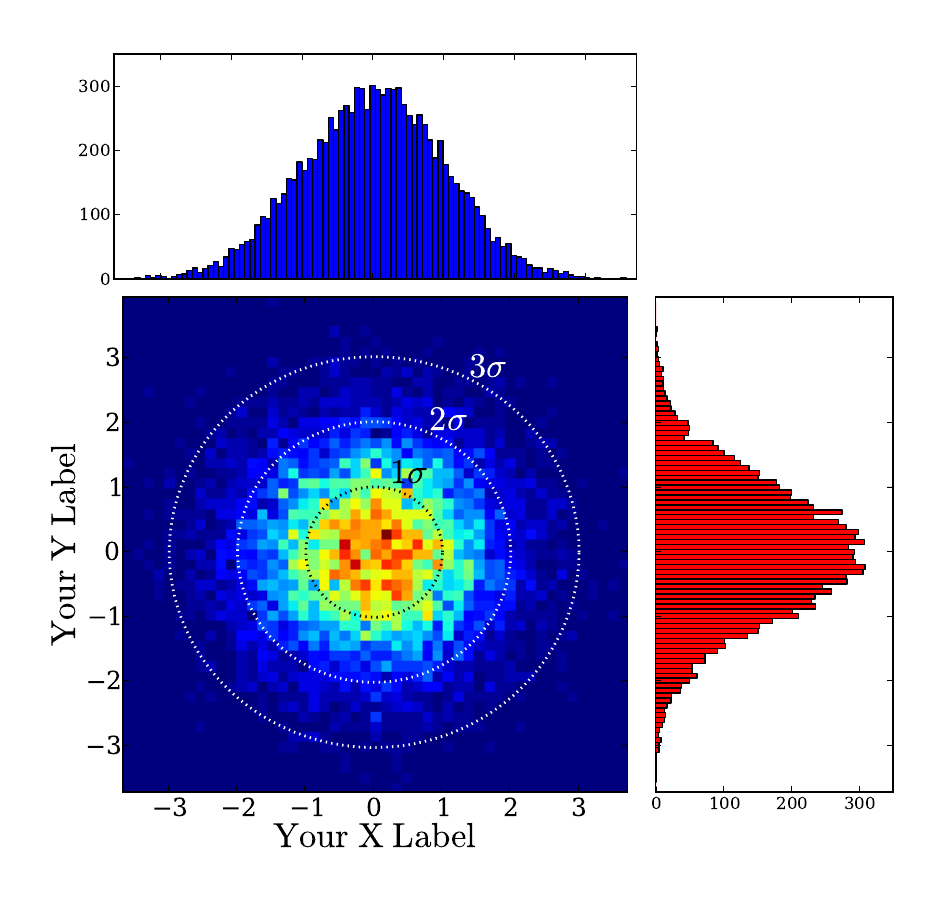

Python code for this plot:
import numpy as np
import matplotlib.pyplot as plt
from matplotlib.ticker import NullFormatter, MaxNLocator
from numpy import linspace
plt.ion()
 
# Define a function to make the ellipses
def ellipse(ra,rb,ang,x0,y0,Nb=100):
    xpos,ypos=x0,y0
    radm,radn=ra,rb
    an=ang
    co,si=np.cos(an),np.sin(an)
    the=linspace(0,2*np.pi,Nb)
    X=radm*np.cos(the)*co-si*radn*np.sin(the)+xpos
    Y=radm*np.cos(the)*si+co*radn*np.sin(the)+ypos
    return X,Y
 
# Define the x and y data 
# For example just using random numbers
x = np.random.randn(10000)
y = np.random.randn(10000)
 
# Set up default x and y limits
xlims = [min(x),max(x)]
ylims = [min(y),max(y)]
 
# Set up your x and y labels
xlabel = '$\mathrm{Your\\ X\\ Label}$'
ylabel = '$\mathrm{Your\\ Y\\ Label}$'
 
# Define the locations for the axes
left, width = 0.12, 0.55
bottom, height = 0.12, 0.55
bottom_h = left_h = left+width+0.02
 
# Set up the geometry of the three plots
rect_temperature = [left, bottom, width, height] # dimensions of temp plot
rect_histx = [left, bottom_h, width, 0.25] # dimensions of x-histogram
rect_histy = [left_h, bottom, 0.25, height] # dimensions of y-histogram
 
# Set up the size of the figure
fig = plt.figure(1, figsize=(9.5,9))
 
# Make the three plots
axTemperature = plt.axes(rect_temperature) # temperature plot
axHistx = plt.axes(rect_histx) # x histogram
axHisty = plt.axes(rect_histy) # y histogram
 
# Remove the inner axes numbers of the histograms
nullfmt = NullFormatter()
axHistx.xaxis.set_major_formatter(nullfmt)
axHisty.yaxis.set_major_formatter(nullfmt)
 
# Find the min/max of the data
xmin = min(xlims)
xmax = max(xlims)
ymin = min(ylims)
ymax = max(y)
 
# Make the 'main' temperature plot
# Define the number of bins
nxbins = 50
nybins = 50
nbins = 100
 
xbins = linspace(start = xmin, stop = xmax, num = nxbins)
ybins = linspace(start = ymin, stop = ymax, num = nybins)
xcenter = (xbins[0:-1]+xbins[1:])/2.0
ycenter = (ybins[0:-1]+ybins[1:])/2.0
aspectratio = 1.0*(xmax - 0)/(1.0*ymax - 0)
 
H, xedges,yedges = np.histogram2d(y,x,bins=(ybins,xbins))
X = xcenter
Y = ycenter
Z = H
 
# Plot the temperature data
cax = (axTemperature.imshow(H, extent=[xmin,xmax,ymin,ymax],
       interpolation='nearest', origin='lower',aspect=aspectratio))
 
# Plot the temperature plot contours
contourcolor = 'white'
xcenter = np.mean(x)
ycenter = np.mean(y)
ra = np.std(x)
rb = np.std(y)
ang = 0
 
X,Y=ellipse(ra,rb,ang,xcenter,ycenter)
axTemperature.plot(X,Y,"k:",ms=1,linewidth=2.0)
axTemperature.annotate('$1\\sigma$', xy=(X[15], Y[15]), xycoords='data',xytext=(10, 10),
                       textcoords='offset points', horizontalalignment='right',
                       verticalalignment='bottom',fontsize=25)
 
X,Y=ellipse(2*ra,2*rb,ang,xcenter,ycenter)
axTemperature.plot(X,Y,"k:",color = contourcolor,ms=1,linewidth=2.0)
axTemperature.annotate('$2\\sigma$', xy=(X[15], Y[15]), xycoords='data',xytext=(10, 10),
                       textcoords='offset points',horizontalalignment='right',
                       verticalalignment='bottom',fontsize=25, color = contourcolor)
 
X,Y=ellipse(3*ra,3*rb,ang,xcenter,ycenter)
axTemperature.plot(X,Y,"k:",color = contourcolor, ms=1,linewidth=2.0)
axTemperature.annotate('$3\\sigma$', xy=(X[15], Y[15]), xycoords='data',xytext=(10, 10),
                       textcoords='offset points',horizontalalignment='right',
                       verticalalignment='bottom',fontsize=25, color = contourcolor)
 
#Plot the axes labels
axTemperature.set_xlabel(xlabel,fontsize=25)
axTemperature.set_ylabel(ylabel,fontsize=25)
 
#Make the tickmarks pretty
ticklabels = axTemperature.get_xticklabels()
for label in ticklabels:
    label.set_fontsize(18)
    label.set_family('serif')
 
ticklabels = axTemperature.get_yticklabels()
for label in ticklabels:
    label.set_fontsize(18)
    label.set_family('serif')
 
#Set up the plot limits
axTemperature.set_xlim(xlims)
axTemperature.set_ylim(ylims)
 
#Set up the histogram bins
xbins = np.arange(xmin, xmax, (xmax-xmin)/nbins)
ybins = np.arange(ymin, ymax, (ymax-ymin)/nbins)
 
#Plot the histograms
axHistx.hist(x, bins=xbins, color = 'blue')
axHisty.hist(y, bins=ybins, orientation='horizontal', color = 'red')
 
#Set up the histogram limits
axHistx.set_xlim( min(x), max(x) )
axHisty.set_ylim( min(y), max(y) )
 
#Make the tickmarks pretty
ticklabels = axHistx.get_yticklabels()
for label in ticklabels:
    label.set_fontsize(12)
    label.set_family('serif')
 
#Make the tickmarks pretty
ticklabels = axHisty.get_xticklabels()
for label in ticklabels:
    label.set_fontsize(12)
    label.set_family('serif')
 
#Cool trick that changes the number of tickmarks for the histogram axes
axHisty.xaxis.set_major_locator(MaxNLocator(4))
axHistx.yaxis.set_major_locator(MaxNLocator(4))
 
#Show the plot
plt.draw()
 
# Save to a File
filename = '2Dhist'
plt.savefig(filename + '.pdf',format = 'pdf', transparent=True)